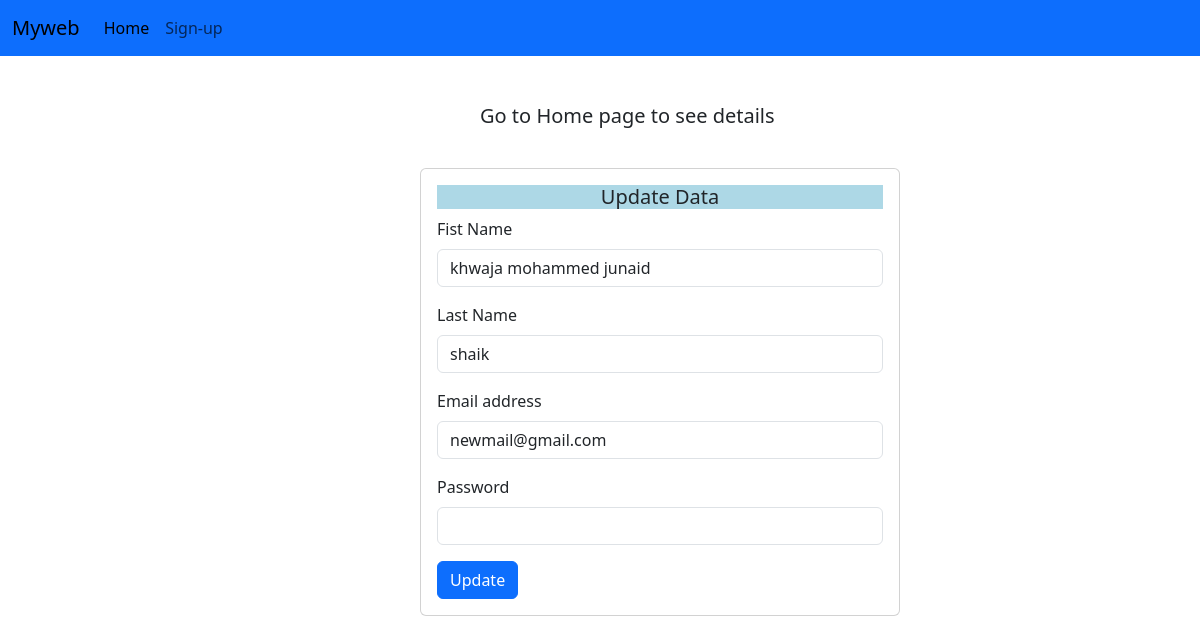
/update/14, run on the app's committed database.
### home_page/models.py (models this page shows)
class Register(models.Model):
    firstname = models.CharField(max_length=50)
    lastname = models.CharField(max_length=50)
    email = models.EmailField()
    pwd = models.CharField(max_length=6)

### home_page/views.py (the view, shortened to what this page needs)
# urls.py: path('update/<id>',views.update,name="update"),
def update(request,id):
    data = Register.objects.get(id=id)
    context = {"data":data}
    return render(request,"update.html",context)

### templates/update.html (shortened to what this page needs)
<!DOCTYPE html>
<html lang="en">
  <head>
    <link
      href="https://cdn.jsdelivr.net/npm/bootstrap@5.3.0/dist/css/bootstrap.min.css"
      rel="stylesheet"
    />
  </head>
  <body>
    <div class="nav-bar">
      <nav class="navbar navbar-expand-lg bg-primary">
        <div class="container-fluid">
          <a class="navbar-brand" href="#">Myweb</a>
          <div class="collapse navbar-collapse" id="navbarNav">
            <ul class="navbar-nav">
              <li class="nav-item">
                <a class="nav-link active" aria-current="page" href="/home"
                  >Home</a
                >
              </li>
              <li class="nav-item">
                <a class="nav-link" href="/">Sign-up</a>
              </li>
            </ul>
          </div>
        </div>
      </nav>
    </div>
    <h5 style="margin-left: 40%; margin-top: 3rem">
      Go to Home page to see details
    </h5>
    <div class="card" style="width: 30rem; margin-left: 35%; margin-top: 40px">
      <div class="card-body">
        <div
          class="title"
          style="background-color: lightblue; text-align: center"
        >
          <h5 class="card-title">Update Data</h5>
        </div>
        <form action="/update/{{data.id}}" method="post">
          <div class="mb-3">
            <label for="firstname" class="form-label">Fist Name</label>
            <input
              type="text"
              class="form-control"
              id="exampleInputfirstname"
              aria-describedby="firstname"
              value="{{data.firstname}}"
              name="firstname"
              required
            />
          </div>
          <div class="mb-3">
            <label for="lasttname" class="form-label">Last Name</label>
            <input
              type="text"
              class="form-control"
              id="exampleInputlastname"
              aria-describedby="lastname"
              value="{{data.lastname}}"
              name="lastname"
              required
            />
          </div>
          <div class="mb-3">
            <label for="exampleInputEmail1" class="form-label"
              >Email address</label
            >
            <input
              type="email"
              class="form-control"
              id="exampleInputEmail1"
              value="{{data.email}}"
              aria-describedby="emailHelp"
              name="email"
              required
            />
          </div>
          <div class="mb-3">
            <label for="exampleInputPassword1" class="form-label"
              >Password</label
            >
            <input
              type="password"
              class="form-control"
              id="exampleInputPassword1"
              name="password"
              required
            />
          </div>
          <button type="submit" class="btn btn-primary">Update</button>
        </form>
      </div>
    </div>
  </body>
</html>

### data on the page
Register: firstname "khwaja mohammed junaid", lastname "shaik", email "newmail@gmail.com"
